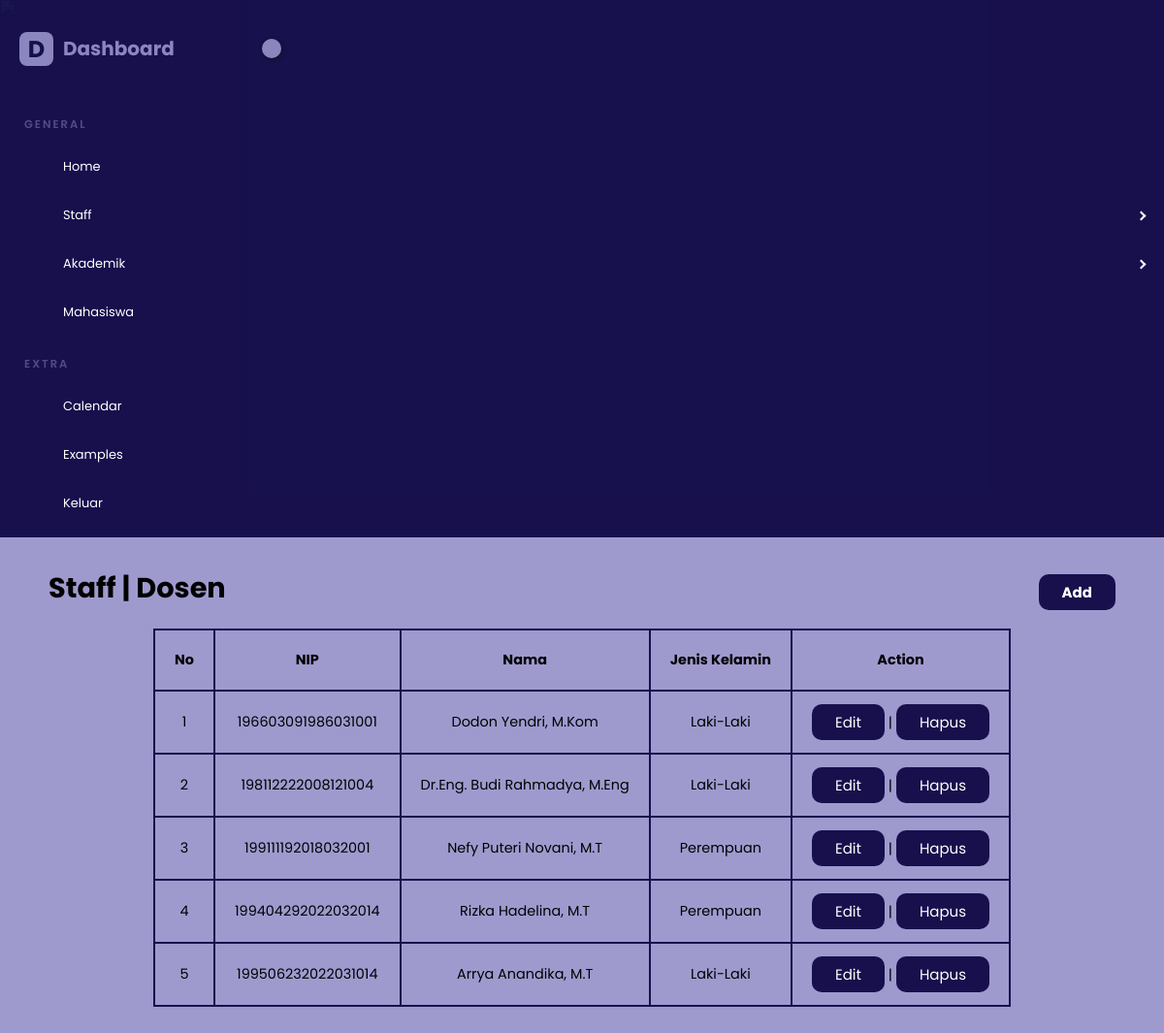
Screenshot of /admin/dosen.php (signed in) with the database file from the repository.
### tables this page shows
CREATE TABLE `dosen` (
  `nip` char(18) NOT NULL,
  `nama` varchar(35) DEFAULT NULL,
  `kelamin` char(1) DEFAULT NULL
);

### admin/dosen.php (the view, shortened to what this page needs)
<?php
include "../functions.php";
?>
<!DOCTYPE html>
<html lang="en">
<head>
    <link rel='stylesheet' href='https://cdn.jsdelivr.net/npm/remixicon@3.3.0/fonts/remixicon.css'>
    <link rel='stylesheet' href='https://unpkg.com/css-pro-layout@1.1.0/dist/css/css-pro-layout.css'>
    <link rel="stylesheet" href="./style.css">
</head>
<body>
    <div class="layout has-sidebar fixed-sidebar fixed-header">
        <?php include 'navbar.php'; ?>
        <div class="layout">
            <main class="content">
                <div class="container">
                    <div>
                        <h1>Staff | Dosen</h1>
                    </div>
                    <div>
                        <h1><a href="tambah-dosen.php" class=""><i class="ri-add-fill"></i> Add</a></h1>
                    </div>
                </div>
                <div class="container2">
                    <table class="table" cellpadding="5" cellspacing="0">
                        <thead>
                            <tr>
                                <th>No</th>
                                <th>NIP</th>
                                <th>Nama</th>
                                <th>Jenis Kelamin</th>
                                <th>Action</th>
                            </tr>
                        </thead>
                        <tbody>
                            <?php
                            $i = 1;
                            $sqlSelect = "SELECT * FROM dosen";
                            $result = mysqli_query($conn,$sqlSelect);
                            while($data = mysqli_fetch_array($result)){
                            ?>
                            <tr>
                                <td><?= $i; ?></td>
                                <td><?= $data["nip"]; ?></td>
                                <td><?= $data["nama"]; ?></td>
                                <td><?php if($data["kelamin"] === "L" ) {
                                    echo "Laki-Laki";
                                    } else { echo "Perempuan"; }; ?></td>
                                <td><a href="ubah-dosen.php?nip=<?= $data["nip"]; ?>" class="">Edit</a> | <a
                                        href="hapus-dosen.php?nip=<?= $data["nip"]; ?>" class=""
                                        onclick="return confirm('ingin menghapus <?= $data['nama']; ?> ?');">Hapus</a>
                                </td>
                            </tr>
                            <?php $i++; ?>
                            <?php } ?>
                        </tbody>
                    </table>
                </div>
                <br />
            </main>
        </div>
    </div>
</body>
</html>

### admin/style.css (style rules this page uses)
:root { --primary: #0d0744ee; --sec: #9791caea; --bg: #010101; }
.layout { z-index: 1; }
.layout .content { padding: 12px 50px; display: flex; flex-direction: column; }
* { box-sizing: border-box; }
body { margin: 0; height: 100vh; font-family: "Poppins", sans-serif; background-color: var(--sec); font-size: 0.9rem; }
a { text-decoration: none; }
.container { display: flex; justify-content: space-between; }
.container2 { margin-left: auto; margin-right: auto; }
.container a, .container2 a { background-color: var(--primary); border-radius: 10px; padding-left: 1.5rem; padding-right: 1.5rem; padding-top: 0.5rem; padding-bottom: 0.5rem; font-size: 15px; }
.container a, .container2 a { color: #fff; }
table td, table th { vertical-align: middle; text-align: center; padding: 20px !important; border: 1px solid var(--primary); }
table { border: 1px solid var(--primary); }

### rows the page displays
dosen: nip "196603091986031001", nama "Dodon Yendri, M.Kom", kelamin "Laki-Laki"
dosen: nip "198112222008121004", nama "Dr.Eng. Budi Rahmadya, M.Eng", kelamin "Laki-Laki"
dosen: nip "199111192018032001", nama "Nefy Puteri Novani, M.T", kelamin "Perempuan"
dosen: nip "199404292022032014", nama "Rizka Hadelina, M.T", kelamin "Perempuan"
dosen: nip "199506232022031014", nama "Arrya Anandika, M.T", kelamin "Laki-Laki"
